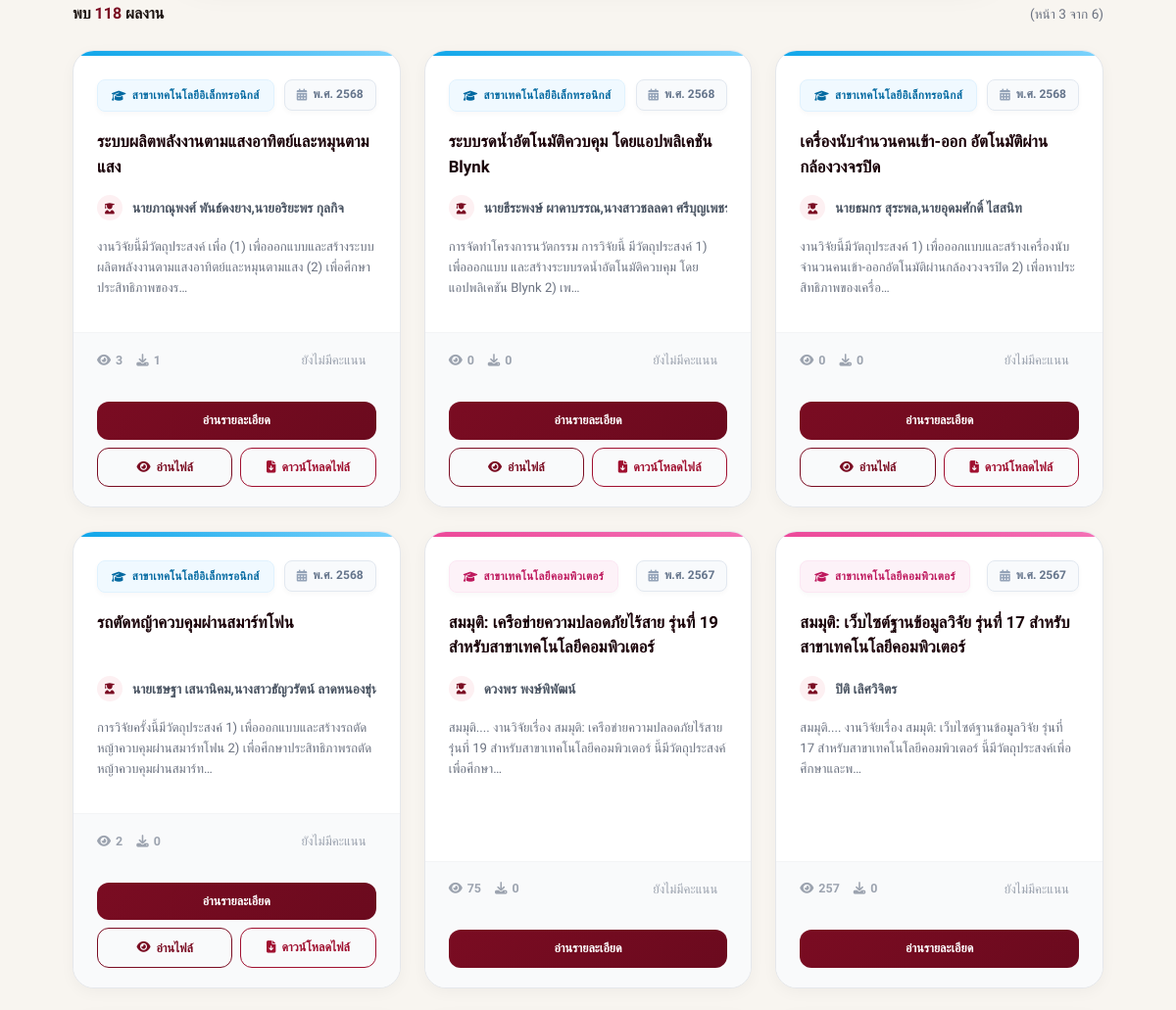
Before: /search/?page=3 (middle part) with the older database file.
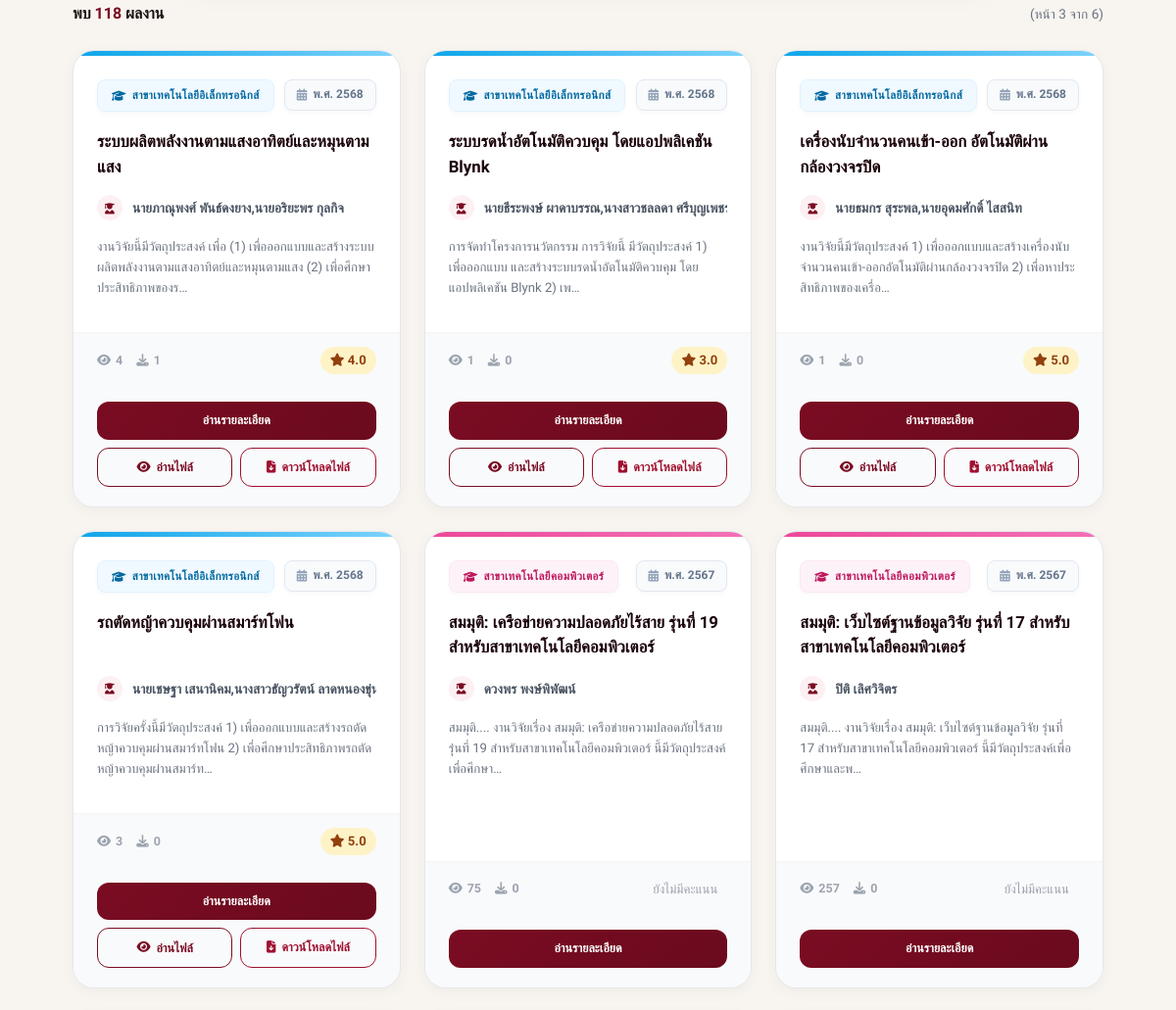
After: the same page with the newer database file.
### research/models.py (models this page shows, shortened)
class Project(models.Model):
    DEPARTMENTS = [
        ('EE', 'สาขาเทคโนโลยีไฟฟ้า'),
        ('ET', 'สาขาเทคโนโลยีอิเล็กทรอนิกส์'),
        ('PT', 'สาขาเทคโนโลยีการผลิต'),
        ('MT', 'สาขาเทคโนโลยีเครื่องกล'),
        ('CT', 'สาขาเทคโนโลยีคอมพิวเตอร์'),
    ]
    RESEARCH_TYPES = [
        ('classroom', 'วิจัยในชั้นเรียน'),
        ('r_d', 'วิจัยและพัฒนา (R&D)'),
        ('innovation', 'นวัตกรรมและสิ่งประดิษฐ์'),
        ('survey', 'วิจัยเชิงสำรวจ'),
        ('other', 'อื่นๆ'),
    ]
    title_th = models.CharField(max_length=500, verbose_name="ชื่อผลงานวิจัย (ภาษาไทย)")
    title_en = models.CharField(max_length=500, verbose_name="ชื่อผลงานวิจัย (ภาษาอังกฤษ)", blank=True, null=True)
    department = models.CharField(max_length=2, choices=DEPARTMENTS, default='CT', verbose_name="สาขาวิชา")
    academic_year = models.IntegerField(verbose_name="ปีที่ผลงานวิจัยเสร็จ (พ.ศ.)")
    research_type = models.CharField(max_length=50, choices=RESEARCH_TYPES, default='innovation', verbose_name="ประเภทของงานวิจัย")
    student_name = models.CharField(max_length=255, verbose_name="ชื่อนักวิจัยหลัก")
    researcher_co1 = models.CharField(max_length=255, verbose_name="ชื่อนักวิจัยร่วมคนที่ 1", blank=True, null=True)
    researcher_co2 = models.CharField(max_length=255, verbose_name="ชื่อนักวิจัยร่วมคนที่ 2", blank=True, null=True)
    organization = models.CharField(max_length=255, verbose_name="หน่วยงาน", default="วิทยาลัยเทคนิคร้อยเอ็ด")
    funding_by = models.CharField(max_length=255, verbose_name="ผู้สนับสนุนทุนวิจัย", blank=True, null=True)
    awards = models.TextField(verbose_name="รางวัลที่เคยได้รับ", blank=True, null=True)
    abstract = models.TextField(verbose_name="บทคัดย่อ", blank=True)
    keywords = models.CharField(max_length=255, verbose_name="คำสำคัญ (Keywords)", blank=True)
    background = models.TextField(verbose_name="ความเป็นมา/หลักการและเหตุผล", blank=True)
    objectives = models.TextField(verbose_name="วัตถุประสงค์การวิจัย", blank=True)
    scope = models.TextField(verbose_name="ขอบเขตของการวิจัย", blank=True)
    theory = models.TextField(verbose_name="ทฤษฎีที่ใช้ในการศึกษา/ที่เกี่ยวข้อง", blank=True)
    methodology = models.TextField(verbose_name="วิธีการวิจัย", blank=True)
    results = models.TextField(verbose_name="ผลการวิจัย", blank=True)
    discussion = models.TextField(verbose_name="อภิปรายผล", blank=True)
    suggestions_use = models.TextField(verbose_name="ข้อเสนอแนะในการใช้ประโยชน์", blank=True)
    suggestions_next = models.TextField(verbose_name="ข้อเสนอแนะในการทำวิจัยครั้งต่อไป", blank=True)
    other_info = models.TextField(verbose_name="อื่นๆ", blank=True, null=True)
    pdf_file = models.FileField(
        upload_to='pdfs/',
        verbose_name="ไฟล์ PDF ฉบับเต็ม",
        validators=[FileExtensionValidator(allowed_extensions=['pdf']), validate_file_size],
        null=True, blank=True
    )
    is_approved = models.BooleanField(default=False, verbose_name="อนุมัติการเผยแพร่")
    views_count = models.PositiveIntegerField(default=0, verbose_name="ยอดเข้าชม")
    download_count = models.PositiveIntegerField(default=0, verbose_name="ยอดดาวน์โหลด")
    class Meta:
        verbose_name = "โครงงาน/ผลงานวิชาการ"
        verbose_name_plural = "โครงงาน/ผลงานวิชาการ"
        ordering = ['-academic_year']
    @property
    def average_rating(self):
        from django.db.models import Avg
        result = self.ratings.aggregate(Avg('score'))['score__avg']
        return round(result, 1) if result else 0.0

### research/views.py (the view)
# urls.py: path('search/', views.project_search, name='research_search'),
def project_search(request):
    query       = request.GET.get('q', '').strip()
    dept_filter = request.GET.get('dept', '').strip()
    year_filter = request.GET.get('year', '').strip()
    projects_qs = Project.objects.filter(is_approved=True).order_by('-academic_year', '-id')
    if query:
        projects_qs = projects_qs.filter(
            Q(title_th__icontains=query) | Q(student_name__icontains=query)
        )
    if dept_filter:
        projects_qs = projects_qs.filter(department=dept_filter)
    if year_filter:
        projects_qs = projects_qs.filter(academic_year=year_filter)
    all_years = list(
        Project.objects.filter(is_approved=True)
        .values_list('academic_year', flat=True)
        .distinct()
        .order_by('-academic_year')
    )
    paginator = Paginator(projects_qs, 21)
    projects  = paginator.get_page(request.GET.get('page'))
    return render(request, 'research/search.html', {
        'projects':           projects,
        'current_dept':       dept_filter,
        'current_year':       year_filter,
        'all_years':          all_years,
        'query':              query,
        'favorited_ids':      get_user_favorite_ids(request.user),
    })

### research/views.py (called while the page is built)
def get_user_favorite_ids(user):
    if user.is_authenticated:
        return list(Favorite.objects.filter(user=user).values_list('project_id', flat=True))
    return []

### research/templates/research/search.html (shortened to what this page needs)
{% extends 'research/base.html' %}
{% load static %}
{% block content %}
<main class="main-results">
    {% if projects %}
    <div class="results-info">
        <span>พบ <b>{{ projects.paginator.count }}</b> ผลงาน</span>
        <span style="font-weight: 400; color: var(--gray-500); font-size: 0.85rem;">
            (หน้า {{ projects.number }} จาก {{ projects.paginator.num_pages }})
        </span>
    </div>
    <div class="projects-grid">
        {% for p in projects %}
        {% with dept=p.get_department_display %}
        <div class="project-card">
            <div class="card-bar
                    {% if 'ไฟฟ้า' in dept %}card-ไฟฟ้า
                    {% elif 'อิเล็กทรอนิกส์' in dept %}card-อิเล็กทรอนิกส์
                    {% elif 'การผลิต' in dept %}card-การผลิต
                    {% elif 'เครื่องกล' in dept %}card-เครื่องกล
                    {% elif 'คอมพิวเตอร์' in dept %}card-คอมพิวเตอร์
                    {% else %}card-default{% endif %}"></div>
            <div class="project-card-header">
                <span class="dept-tag dept-{{ p.department }}">
                    <i class="fas fa-graduation-cap"></i> {{ p.get_department_display }}
                </span>
                <span class="year-tag">
                    <i class="fas fa-calendar-alt"></i> พ.ศ. {{ p.academic_year }}
                </span>
            </div>
            <div class="project-card-body">
                <a href="{% url 'project_detail' p.id %}" class="project-title">{{ p.title_th }}</a>
                <div class="project-author" title="{{ p.student_name }}">
                    <div class="author-avatar"><i class="fas fa-user-graduate"></i></div>
                    {{ p.student_name }}
                </div>
                <p class="project-snippet">{{ p.abstract|truncatechars:120 }}</p>
            </div>
            <div class="project-card-footer">
                <div class="project-stats">
                    <span title="เข้าชม"><i class="fas fa-eye"></i> {{ p.views_count }}</span>
                    <span title="ดาวน์โหลด"><i class="fas fa-download"></i> {{ p.download_count }}</span>
                </div>
                {% if p.average_rating > 0 %}
                <div class="project-rating">
                    <i class="fas fa-star"></i> {{ p.average_rating }}
                </div>
                {% else %}
                <div class="project-rating" style="background: transparent; color: var(--gray-400); font-weight: 500;">
                    ยังไม่มีคะแนน
                </div>
                {% endif %}
            </div>
            <div class="card-actions">
                <a href="{% url 'project_detail' p.id %}" class="btn-action btn-details">
                    อ่านรายละเอียด
                </a>
                {% if p.pdf_file %}
                <button type="button" class="btn-action btn-open"
                    onclick="openPdfPreview('{% url 'pdf_preview' p.id %}', '{{ p.title_th|escapejs }}')">
                    <i class="fas fa-eye"></i> อ่านไฟล์
                </button>
                <a href="{% url 'download_pdf' p.id %}" class="btn-action btn-pdf" download>
                    <i class="fas fa-file-download"></i> ดาวน์โหลดไฟล์
                </a>
                {% endif %}
            </div>
        </div>
        {% endwith %}
        {% endfor %}
    </div>
    {% else %}
    <div class="empty-state">
        ไม่พบผลงานวิจัยที่ต้องการ
    </div>
    {% endif %}
</main>
{% endblock %}

### research/templates/research/base.html (shortened to what this page needs)
{% load static %}
<!DOCTYPE html>
<html lang="th">
<head>
    <link rel="stylesheet" href="https://cdnjs.cloudflare.com/ajax/libs/font-awesome/6.4.0/css/all.min.css">
</head>
<body>
    {% block content %}{% endblock %}
</body>
</html>

### research/templates/research/navbar.html (shortened to what this page needs)
{% load static %}

### research/templates/research/search.html (style rules this page uses)
:root { --navy-dark: #0a192f; --navy-light: #2c75a8; --blue: #3b82f6; --green: #10b981; --purple: #8b5cf6; --orange: #f59e0b; --gray-50: #f9fafb; --gray-100: #f3f4f6; --gray-200: #e5e7eb; --gray-300: #d1d5db; --gray-400: #9ca3af; --gray-500: #6b7280; --gray-600: #4b5563; --crimson: #8a0c24; --crimson-dk: #5a0918; --maroon-deep: #1a0208; --gold: #c9972b; --gold-lt: #f0c060; --bg-light: #f8f5f0; }
body { background-color: var(--bg-light); }
.main-results { max-width: 1100px; margin: 0 auto 80px; padding: 0 24px; }
.results-info { display: flex; justify-content: space-between; align-items: center; margin-bottom: 24px; font-weight: 600; color: var(--gray-700); }
.results-info b { color: var(--crimson); }
.projects-grid { display: grid; grid-template-columns: repeat(3, 1fr); gap: 24px; }
.project-card { background: white; border-radius: 22px; border: 1px solid var(--gray-200); display: flex; flex-direction: column; overflow: hidden; transition: transform 0.3s cubic-bezier(0.4, 0, 0.2, 1), box-shadow 0.3s; box-shadow: 0 4px 15px rgba(0, 0, 0, 0.04); position: relative; }
.card-bar { height: 5px; width: 100%; }
.card-อิเล็กทรอนิกส์ { background: linear-gradient(90deg, #0ea5e9, #7dd3fc); }
.card-คอมพิวเตอร์ { background: linear-gradient(90deg, #ec4899, #f472b6); }
.project-card-header { padding: 24px 24px 0; display: flex; justify-content: space-between; align-items: flex-start; flex-wrap: wrap; gap: 10px; }
.dept-tag { font-size: 0.72rem; font-weight: 800; padding: 6px 14px; border-radius: 8px; letter-spacing: 0.03em; white-space: nowrap; flex-shrink: 0; display: inline-flex; align-items: center; gap: 6px; box-shadow: 0 2px 5px rgba(0,0,0,0.03); border: 1px solid transparent; }
.year-tag { font-size: 0.75rem; font-weight: 700; color: #64748b; background: #f8fafc; padding: 5px 12px; border-radius: 8px; border: 1px solid #e2e8f0; display: inline-flex; align-items: center; gap: 6px; box-shadow: 0 2px 5px rgba(0,0,0,0.03); }
.year-tag i { color: #94a3b8; }
.project-card-body { padding: 18px 24px 22px; flex: 1; }
.project-title { font-size: 1.05rem; font-weight: 800; color: var(--maroon-deep); line-height: 1.5; margin-bottom: 14px; display: block; text-decoration: none; transition: color 0.2s; height: 3.15em; overflow: hidden; display: -webkit-box; -webkit-line-clamp: 2; -webkit-box-orient: vertical; }
.project-author { display: flex; align-items: center; gap: 10px; font-size: 0.85rem; color: var(--gray-600); margin-bottom: 16px; font-weight: 600; white-space: nowrap; overflow: hidden; text-overflow: ellipsis; }
.author-avatar { width: 26px; height: 26px; border-radius: 50%; background: #fdf0f2; color: var(--crimson); display: flex; align-items: center; justify-content: center; font-size: 0.7rem; font-weight: 800; flex-shrink: 0; }
.project-snippet { font-size: 0.82rem; color: var(--gray-500); line-height: 1.6; height: 4.8em; overflow: hidden; display: -webkit-box; -webkit-line-clamp: 3; -webkit-box-orient: vertical; }
.project-card-footer { padding: 14px 24px; background: var(--gray-50); border-top: 1px solid var(--gray-100); display: flex; justify-content: space-between; align-items: center; }
.project-stats { display: flex; gap: 14px; }
.project-stats span { display: flex; align-items: center; gap: 5px; font-size: 0.78rem; font-weight: 700; color: var(--gray-400); }
.project-rating { font-size: 0.82rem; font-weight: 800; color: #92400e; background: #fef3c7; padding: 3px 10px; border-radius: 50px; }
.card-actions { padding: 14px 24px 20px; background: var(--gray-50); display: grid; grid-template-columns: repeat(2, 1fr); gap: 8px; }
.btn-action { display: inline-flex; align-items: center; justify-content: center; gap: 6px; padding: 9px 12px; border-radius: 12px; font-family: 'Sarabun', sans-serif; font-size: 0.78rem; font-weight: 700; text-decoration: none; transition: all 0.2s; }
.btn-details { grid-column: span 2; background: linear-gradient(135deg, var(--crimson), #6b0a1e); color: white; border: none; }
.btn-open { border: 1.5px solid var(--crimson); color: var(--crimson); cursor: pointer; background: transparent; }
.btn-pdf { border: 1.5px solid #a01030; color: #a01030; }
.dept-ET { background: #f0f9ff; color: #0369a1; border-color: #e0f2fe; }
.dept-CT { background: #fdf2f8; color: #be185d; border-color: #fce7f3; }

Changed rows visible on the page:
changed Project "ระบบผลิตพลังงานตามแสงอาทิตย์และหมุนตามแสง": views_count "3" → "4"; average_rating (not shown) → "4.0"; no longer shows "ยังไม่มีคะแนน"
changed Project "ระบบรดน้ำอัตโนมัติควบคุม โดยแอปพลิเคชัน Blynk": views_count "0" → "1"; average_rating (not shown) → "3.0"; no longer shows "ยังไม่มีคะแนน"
changed Project "เครื่องนับจำนวนคนเข้า-ออก อัตโนมัติผ่านกล้องวงจรปิด": views_count "0" → "1"; average_rating (not shown) → "5.0"; no longer shows "ยังไม่มีคะแนน"
changed Project "รถตัดหญ้าควบคุมผ่านสมาร์ทโฟน": views_count "2" → "3"; average_rating (not shown) → "5.0"; no longer shows "ยังไม่มีคะแนน"
